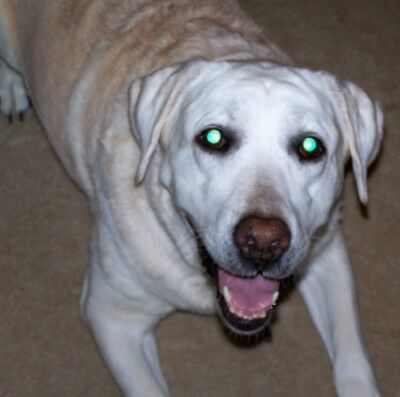
#> input picture Week 1/353.jpg, 400 x 397 px
$ jupyter execute 03_images.ipynb
#> lines starting #> are read from the running program, lines starting #| are printed output that depends on the picture
[cell 1]
# Housekeeping imports
import numpy as np
import matplotlib.pyplot as plt
from PIL import Image
import cv2

## Notebook 3: Working with Images

In machine learning and computer vision, images are represented as **NumPy arrays**.

An image is typically a 3D array with shape:
(height, width, colour_channels)

Each value represents the intensity of a colour channel at a pixel.

### 3.1 Creating Sample Images

We create simple RGB images using NumPy to demonstrate that images are just arrays.

[cell 2]
# Create a simple RGB image using NumPy
# Shape: (height, width, colour channels)
# dtype uint8 means pixel values range from 0–255

# Red gradient image
red_image = np.zeros((200, 200, 3), dtype=np.uint8)
for i in range(200):
    red_image[:, i] = [i, 0, 0]  # RGB format

# Blue gradient image
blue_image = np.zeros((200, 200, 3), dtype=np.uint8)
for i in range(200):
    blue_image[i, :] = [0, 0, i]

# Save images using PIL
Image.fromarray(red_image).save('red_gradient.png')
Image.fromarray(blue_image).save('blue_gradient.png')

print("Created sample images: red_gradient.png and blue_gradient.png")
print(f"Red image shape: {red_image.shape}")
print(f"Data type: {red_image.dtype}")
print(f"Value range: [{red_image.min()}, {red_image.max()}]")

Key observations:
- Images are NumPy arrays
- Shape = (height, width, channels)
- Pixel values range from 0 to 255

### 3.2 Loading and Displaying Images

Different libraries handle colour channels differently.

- **PIL / Matplotlib** use RGB (Red, Green, Blue)
- **OpenCV** uses BGR (Blue, Green, Red)

If this is not handled correctly, images will display with incorrect colours.

[cell 3]
# Load image using PIL (RGB)
pil_image = Image.open('red_gradient.png')
pil_array = np.array(pil_image)

# Load the same image using OpenCV (BGR)
cv_image = cv2.imread('red_gradient.png')

# Display side-by-side comparison
fig, axes = plt.subplots(1, 3, figsize=(15, 5))

axes[0].imshow(pil_array)
axes[0].set_title('PIL (RGB) - Correct')
axes[0].axis('off')

axes[1].imshow(cv_image)
axes[1].set_title('OpenCV (BGR shown as RGB) - Incorrect')
axes[1].axis('off')

# Convert BGR to RGB for correct display
cv_image_rgb = cv2.cvtColor(cv_image, cv2.COLOR_BGR2RGB)

axes[2].imshow(cv_image_rgb)
axes[2].set_title('OpenCV converted to RGB - Correct')
axes[2].axis('off')

plt.tight_layout()
plt.show()
#> figure, not shown here; B, G, R data is drawn as R, G, B

print("Always convert OpenCV images before displaying:")
print("cv2.cvtColor(image, cv2.COLOR_BGR2RGB)")

Takeaway:
If an image looks “wrong”, check the colour format before doing anything else.

## Exercise, fix the colour space

Now try with the image 353.jpg

[cell 4]
# Load image using OpenCV (BGR format)
exercise_image = cv2.imread('353.jpg')
#> exercise_image is the input picture: shape (397, 400, 3); mean B, G, R 111.6, 111.4, 115.9

# Convert from BGR to RGB
exercise_image_rgb = cv2.cvtColor(exercise_image, cv2.COLOR_BGR2RGB)

# Display correctly using matplotlib
plt.imshow(exercise_image_rgb)
plt.title('353.jpg (OpenCV → RGB)')
plt.axis('off')
plt.show()

### 3.3 Images as NumPy Arrays

An image is a NumPy array.

For an RGB image:
- Shape = (height, width, 3)
- Each pixel contains 3 values: [Red, Green, Blue]
- Each channel can be accessed independently

This representation is what machine learning models actually work with.

[cell 5]
# Examine image properties
print("Image properties:")
print(f"Shape: {pil_array.shape}")      # (height, width, channels)
#| Shape: (200, 200, 3)
print(f"Data type: {pil_array.dtype}")  # typically uint8
#| Data type: uint8
print(f"Number of pixels: {pil_array.shape[0] * pil_array.shape[1]}")
#| Number of pixels: 40000
print(f"Total elements: {pil_array.size}")
#| Total elements: 120000

Note:
- Number of pixels = height × width
- Total elements = height × width × channels

[cell 6]
# Access individual pixels
print(f"Top-left pixel (RGB): {pil_array[0, 0]}")
#| Top-left pixel (RGB): [0 0 0]
print(f"Top-right pixel (RGB): {pil_array[0, -1]}")
#| Top-right pixel (RGB): [199   0   0]

# Access colour channels
print(f"Red channel shape: {pil_array[:, :, 0].shape}")
#| Red channel shape: (200, 200)
print(f"Green channel shape: {pil_array[:, :, 1].shape}")
#| Green channel shape: (200, 200)
print(f"Blue channel shape: {pil_array[:, :, 2].shape}")
#| Blue channel shape: (200, 200)

Key idea:
- `array[y, x]` gives a pixel
- `array[:, :, channel]` gives a colour channel

[cell 7]
pil_array

### Visualising Colour Channels

Each colour channel represents the intensity of that colour across the image.
Visualising channels separately helps understand how images are composed.

[cell 8]
fig, axes = plt.subplots(2, 4, figsize=(16, 8))

# Original image
axes[0, 0].imshow(pil_array)
axes[0, 0].set_title('Original Image')
axes[0, 0].axis('off')

# Red channel
axes[0, 1].imshow(pil_array[:, :, 0], cmap='Reds')
axes[0, 1].set_title('Red Channel')
axes[0, 1].axis('off')

# Green channel
axes[0, 2].imshow(pil_array[:, :, 1], cmap='Greens')
axes[0, 2].set_title('Green Channel')
axes[0, 2].axis('off')

# Blue channel
axes[0, 3].imshow(pil_array[:, :, 2], cmap='Blues')
axes[0, 3].set_title('Blue Channel')
axes[0, 3].axis('off')

# Load blue gradient image
blue_array = np.array(Image.open('blue_gradient.png'))

axes[1, 0].imshow(blue_array)
axes[1, 0].set_title('Blue Gradient')
axes[1, 0].axis('off')

axes[1, 1].imshow(blue_array[:, :, 0], cmap='Reds')
axes[1, 1].set_title('Red Channel')
axes[1, 1].axis('off')

axes[1, 2].imshow(blue_array[:, :, 1], cmap='Greens')
axes[1, 2].set_title('Green Channel')
axes[1, 2].axis('off')

axes[1, 3].imshow(blue_array[:, :, 2], cmap='Blues')
axes[1, 3].set_title('Blue Channel')
axes[1, 3].axis('off')

plt.tight_layout()
plt.show()
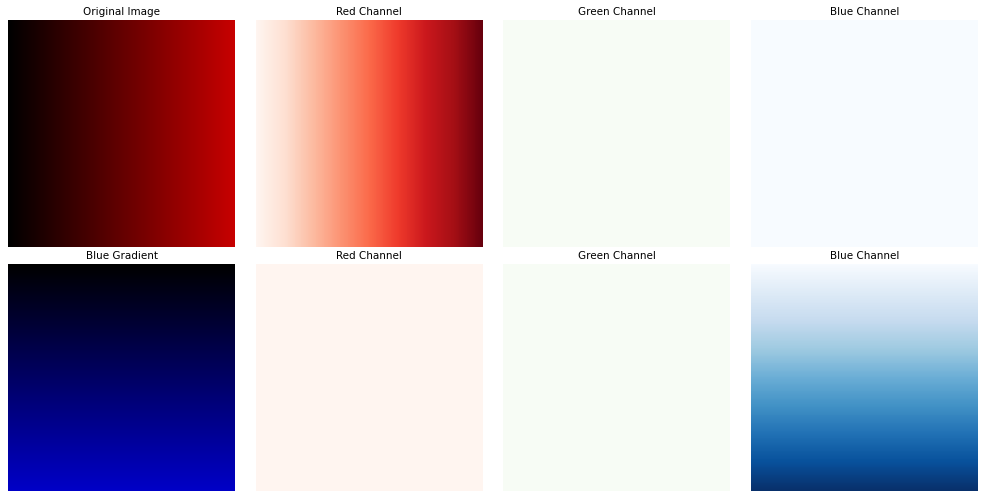
#> figure drawn by matplotlib, 8 panels

Takeaways:
- Images are arrays of numbers
- Colour images have three channels
- Channels can be separated and visualised independently
- Machine learning models operate on these numerical representations

## Exercise Pixel Exploration & Channel Manipulation

[cell 9]
# 1. Access and print the pixel values at position (100, 100) in red_gradient.png
# 2. What do you expect the RGB values to be? Check if you're right!
# 3. Extract just the red channel and find its maximum value
# Your code here:
red_array = np.array(Image.open('red_gradient.png'))
pixel_value = red_array[100, 100]
#> pixel_value = [100, 0, 0]
print("Value at (100, 100):", pixel_value)
#| Value at (100, 100): [100   0   0]

red_channel = red_array[:, :, 0]
print("Max red value:", red_channel.max())
#| Max red value: 199

# Create a new image where:
# - Red channel comes from red_gradient.png
# - Blue channel comes from blue_gradient.png
# - Green channel is all zeros
# Display the result - what colour do you expect?
# Your code here:
red_array2 = np.array(Image.open('red_gradient.png'))
blue_array2 = np.array(Image.open('blue_gradient.png'))

red_channel2 = red_array2[:, :, 0]
blue_channel2 = blue_array2[:, :, 2]

green_channel = np.zeros_like(red_channel)

combined_image = np.stack(
    (red_channel2, green_channel, blue_channel2),
    axis=2
)

plt.imshow(combined_image)
plt.title("Combined Red + Blue Image")
plt.axis('off')
plt.show()

### 3.4 Normalisation: Converting from [0, 255] to [0, 1]

Pixel values in images usually range from 0–255.
Most machine learning models expect input values scaled to a smaller range,
commonly [0, 1].

Normalisation improves numerical stability and training behaviour.

[cell 10]
# Step 1: Inspect image raw values

# Load image with pixel values in [0, 255]
img_255 = np.array(Image.open('red_gradient.png'))

print("Original image:")
print(f"Min: {img_255.min()}, Max: {img_255.max()}, Dtype: {img_255.dtype}")
#| Min: 0, Max: 199, Dtype: uint8

[cell 11]
# Step 2: Normalise values by dividing

# Normalise to [0, 1]
img_01 = img_255 / 255.0

print("\nAfter dividing by 255:")
print(f"Min: {img_01.min():.3f}, Max: {img_01.max():.3f}, Dtype: {img_01.dtype}")
#| Min: 0.000, Max: 0.780, Dtype: float64

## Step 3: MinMaxScaler
Alternative approach:
Scikit-learn provides scalers for more general feature normalisation.
This is useful when working with non-image data or different ranges.

[cell 12]
from sklearn.preprocessing import MinMaxScaler

# Flatten image for sklearn (expects 2D: samples × features)
img_flat = img_255.reshape(-1, 3)

scaler = MinMaxScaler()
img_scaled_flat = scaler.fit_transform(img_flat)

# Reshape back to image shape
img_scaled = img_scaled_flat.reshape(img_255.shape)

print("\nUsing MinMaxScaler:")
print(f"Min: {img_scaled.min():.3f}, Max: {img_scaled.max():.3f}")
#| Min: 0.000, Max: 1.000

[cell 13]
# Step 4: Visual Comparison

fig, axes = plt.subplots(1, 2, figsize=(10, 5))

axes[0].imshow(img_255)
axes[0].set_title('Original [0, 255]')
axes[0].axis('off')

axes[1].imshow(img_01)
axes[1].set_title('Normalised [0, 1]')
axes[1].axis('off')

plt.tight_layout()
plt.show()

Note:
Both images look identical because matplotlib automatically scales values.
Machine learning models do not.

### 3.5 Image Manipulation

We generate a synthetic image to demonstrate common image transformations.
All operations below are simple NumPy array manipulations.

[cell 14]
height, width = 300, 300
x, y = np.meshgrid(
    np.linspace(-2, 2, width),
    np.linspace(-2, 2, height)
)

# Create RGB channels
r = (np.sin(x) * np.cos(y) + 1) / 2
g = (np.sin(x * 2) + 1) / 2
b = (np.cos(y * 2) + 1) / 2

pattern_img = np.dstack([r, g, b])
pattern_img = (pattern_img * 255).astype(np.uint8)

[cell 15]
Image.fromarray(pattern_img).save('pattern.png')
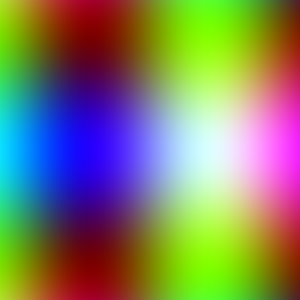
#> saved as pattern.png: PIL image 300x300 RGB; mean R, G, B 127, 127, 102.7

plt.figure(figsize=(8, 8))
plt.imshow(pattern_img)
plt.title('Generated Pattern Image')
plt.axis('off')
plt.show()

Below are common image transformations used in preprocessing and data augmentation.

[cell 16]
fig, axes = plt.subplots(2, 3, figsize=(15, 10))

# Original
axes[0, 0].imshow(pattern_img)
axes[0, 0].set_title('Original')
axes[0, 0].axis('off')

# Greyscale
gray = (
    0.299 * pattern_img[:, :, 0] +
    0.587 * pattern_img[:, :, 1] +
    0.114 * pattern_img[:, :, 2]
)
axes[0, 1].imshow(gray, cmap='gray')
axes[0, 1].set_title('Greyscale')
axes[0, 1].axis('off')

# Inverted
inverted = 255 - pattern_img
axes[0, 2].imshow(inverted)
axes[0, 2].set_title('Inverted')
axes[0, 2].axis('off')

# Brightened
brightened = np.clip(pattern_img * 1.5, 0, 255).astype(np.uint8)
axes[1, 0].imshow(brightened)
axes[1, 0].set_title('Brightened')
axes[1, 0].axis('off')

# Red channel only
red_only = pattern_img.copy()
red_only[:, :, 1] = 0
red_only[:, :, 2] = 0
axes[1, 1].imshow(red_only)
axes[1, 1].set_title('Red Channel Only')
axes[1, 1].axis('off')

# Flipped
flipped = np.fliplr(pattern_img)
axes[1, 2].imshow(flipped)
axes[1, 2].set_title('Flipped Horizontally')
axes[1, 2].axis('off')

plt.tight_layout()
plt.show()
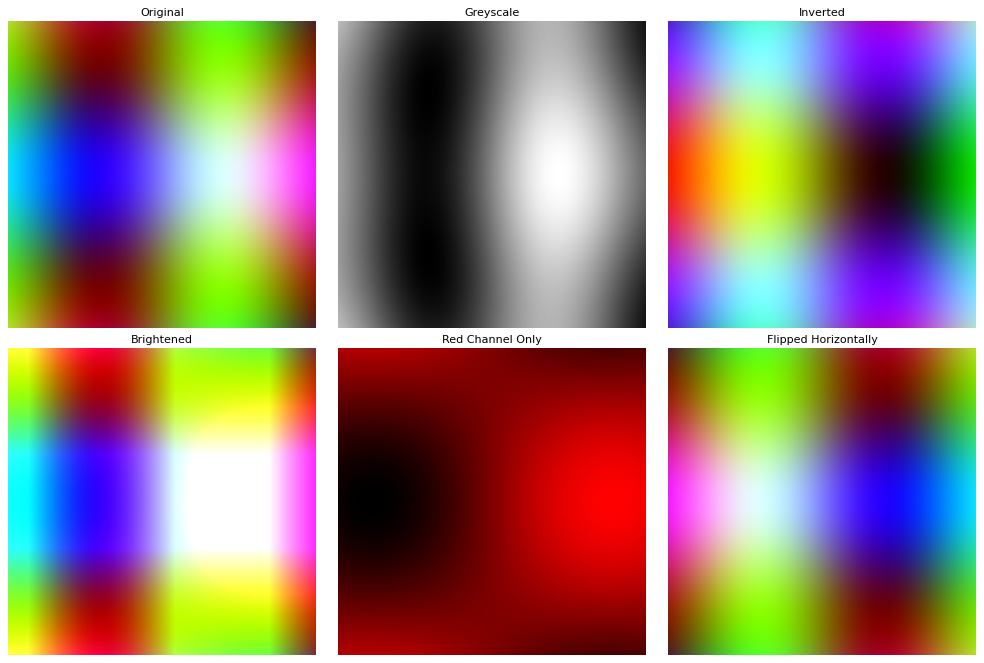
#> figure drawn by matplotlib, 6 panels

Key takeaways:
- Normalisation rescales pixel values for ML models
- Most image preprocessing is simple NumPy arithmetic
- Transformations change data representation, not information
- These steps are common before training image-based models

## Exercises: Create Transformation

[cell 17]
# Load image
pattern = np.array(Image.open('pattern.png'))

# 1. Rotate 90 degrees
rotated = np.rot90(pattern)
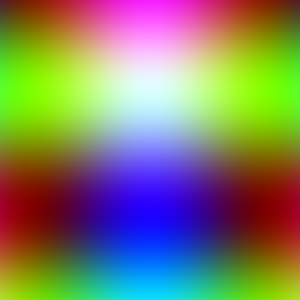
#> rotated: shape (300, 300, 3); mean R, G, B 127, 127, 102.7

# 2. Reduce brightness
darkened = (pattern * 0.5).astype(np.uint8)
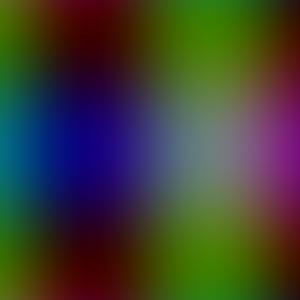
#> darkened: shape (300, 300, 3); mean R, G, B 63.3, 63.3, 51.1

# 3. Remove red channel (keep green & blue)
gb_only = pattern.copy()
gb_only[:, :, 0] = 0
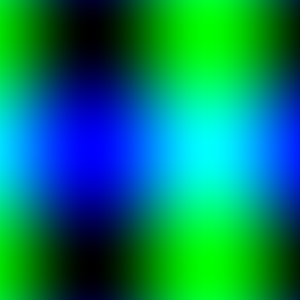
#> gb_only: shape (300, 300, 3); mean R, G, B 0, 127, 102.7

# Display all three
fig, axes = plt.subplots(1, 3, figsize=(15, 5))

axes[0].imshow(rotated)
axes[0].set_title('Rotated 90°')
axes[0].axis('off')

axes[1].imshow(darkened)
axes[1].set_title('Reduced Brightness')
axes[1].axis('off')

axes[2].imshow(gb_only)
axes[2].set_title('Green + Blue Only')
axes[2].axis('off')

plt.tight_layout()
plt.show()

## Exercises: Create A Filter

[cell 18]
# Load image
pattern = np.array(Image.open('pattern.png'))

# 1. Convert to grayscale (luminosity method)
gray = (
    0.299 * pattern[:, :, 0] +
    0.587 * pattern[:, :, 1] +
    0.114 * pattern[:, :, 2]
)
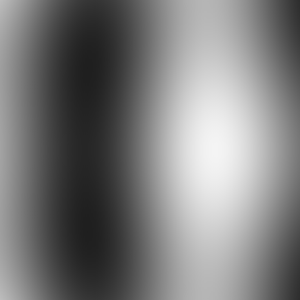
#> gray: shape (300, 300) float64; min 30.93, max 244.5, mean 124.2

# 2. Create sepia image
sepia = np.zeros_like(pattern, dtype=float)
sepia[:, :, 0] = gray * 1.2  # Red
sepia[:, :, 1] = gray * 1.0  # Green
sepia[:, :, 2] = gray * 0.8  # Blue

# 3. Reduce brightness
sepia = np.clip(sepia * 0.9, 0, 255).astype(np.uint8)
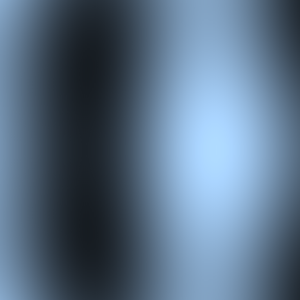
#> sepia: shape (300, 300, 3); mean of channels 0, 1, 2 133.6, 111.3, 88.9; drawn as B, G, R

# Display results
fig, axes = plt.subplots(1, 3, figsize=(15, 5))

axes[0].imshow(pattern)
axes[0].set_title('Original')
axes[0].axis('off')

axes[1].imshow(gray, cmap='gray')
axes[1].set_title('Grayscale')
axes[1].axis('off')

axes[2].imshow(sepia)
axes[2].set_title('Sepia (Vintage)')
axes[2].axis('off')

plt.tight_layout()
plt.show()

## Exercises: Apply To Dog Image

[cell 19]
# Load dog image
dog = np.array(Image.open('353.jpg'))

# Rotate
dog_rotated = np.rot90(dog)
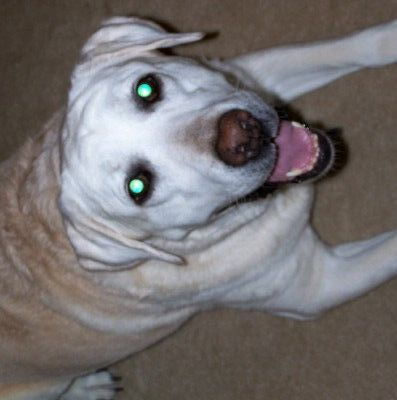
#> dog_rotated: shape (400, 397, 3); mean R, G, B 115.9, 111.4, 111.6

# Grayscale
dog_gray = (
    0.299 * dog[:, :, 0] +
    0.587 * dog[:, :, 1] +
    0.114 * dog[:, :, 2]
)

# Sepia
dog_sepia = np.zeros_like(dog, dtype=float)
dog_sepia[:, :, 0] = dog_gray * 1.2
dog_sepia[:, :, 1] = dog_gray * 1.0
dog_sepia[:, :, 2] = dog_gray * 0.8
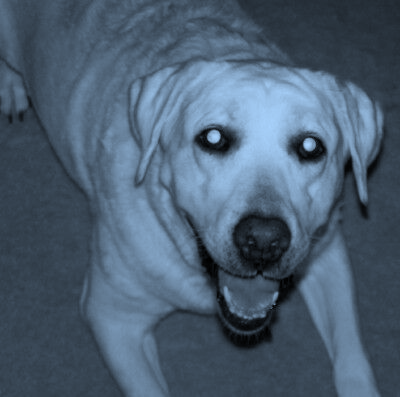
#> dog_sepia: shape (397, 400, 3) float64; mean of channels 0, 1, 2 135.4, 112.8, 90.2; drawn with min black and max white
dog_sepia = np.clip(dog_sepia * 0.9, 0, 255).astype(np.uint8)

# Display
fig, axes = plt.subplots(1, 3, figsize=(15, 5))

axes[0].imshow(dog_rotated)
axes[0].set_title('Rotated')
axes[0].axis('off')

axes[1].imshow(dog_gray, cmap='gray')
axes[1].set_title('Grayscale')
axes[1].axis('off')

axes[2].imshow(dog_sepia)
axes[2].set_title('Vintage Filter')
axes[2].axis('off')

plt.tight_layout()
plt.show()
